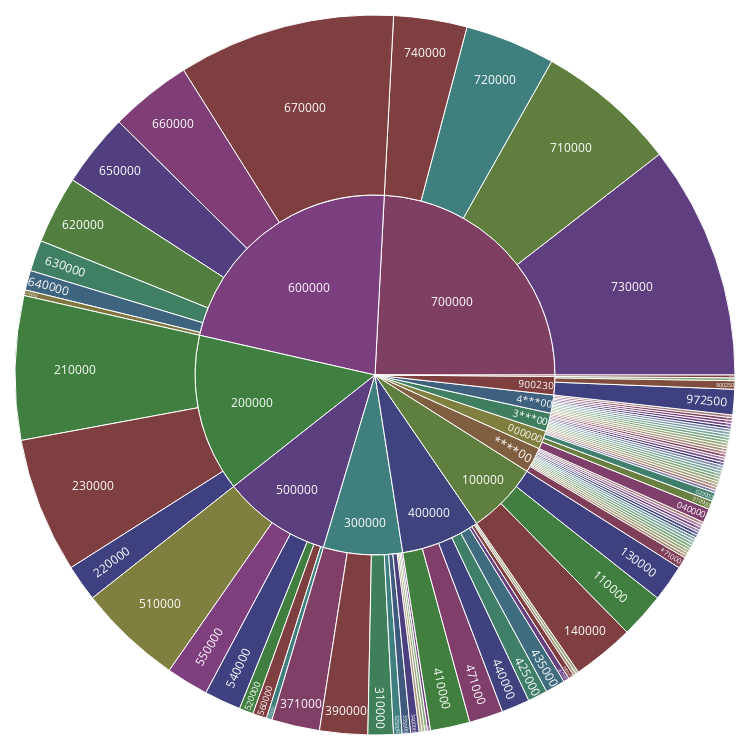

The notebook cell saved with this chart:
### Code cell
data = data.loc[(data.year.eq(2021) & (data.state.eq("Bund")))]
data = hierarchize_data(data)

fig = px.sunburst(data,
                  names='key',
                #   values='one',
                  parents='parent',
                  color="key",
                  color_discrete_map=colormap,
                  hover_data=['label', 'key', 'count'],
                  maxdepth=2,
                  height=750,
                  width=750)

fig.update_layout(margin=dict(t=15, r=15, b=15, l=15))
fig.update_coloraxes(showscale=False)

### Figure 1 — Plotly figure (JSON) as saved in the notebook; plotly's stock layout.template omitted (floating-point values rounded to 4 significant figures; data arrays with more than 128 entries replaced by an {"elided": "..."} marker saying what was removed)
{"data": [{"customdata": {"elided": "1108x3 mixed values"}, "domain": {"x": [0, 1], "y": [0, 1]}, "hovertemplate": "key=%{customdata[1]}<br>parent=%{parent}<br>label=%{customdata[0]}<br>count=%{customdata[2]}<extra></extra>", "labels": {"elided": "1108 str values"}, "marker": {"colors": {"elided": "1108 str values"}}, "maxdepth": 2, "name": "", "parents": {"elided": "1108 str values"}, "type": "sunburst"}], "layout": {"coloraxis": {"showscale": false}, "height": 750, "legend": {"tracegroupgap": 0}, "margin": {"b": 15, "l": 15, "r": 15, "t": 15}, "width": 750}}
